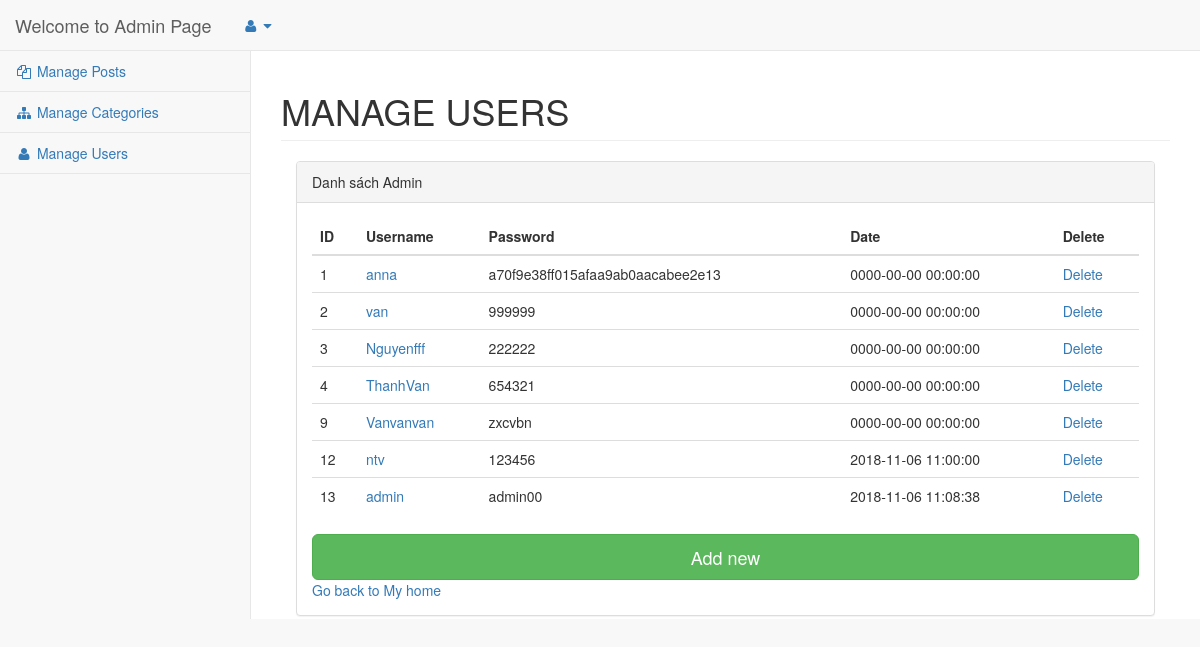
/baitapthuchanh_html/Admin/users/index.php, run on the app's committed database.
### tables this page shows
CREATE TABLE `users` (
  `id` int(15) NOT NULL,
  `username` varchar(255) NOT NULL,
  `password` varchar(255) NOT NULL,
  `created_time` datetime NOT NULL
);

### baitapthuchanh_html/Apps/Libs/Router.php (called while the page is built, shortened)
<?php
class Apps_Libs_Router {
    public function createUrl($url, $params = []){
        if($url)
            $params[self::PARAM_NAME] = $url;
        return $_SERVER['PHP_SELF'].'?'.http_build_query($params);
    }
}

### baitapthuchanh_html/Apps/Libs/DbConnection.php (called while the page is built, shortened)
<?php
class Apps_Libs_DbConnection{
    protected $host = 'localhost';
    protected $userName = 'root';
    protected $passWord = '';
    protected $database = 'baitapthuchanh_html';
    protected $queryParams = [];
    protected $tablename;
    protected static $connectionInstance=null;
    public function connect() {
        if(self::$connectionInstance===null){
            try{
                self::$connectionInstance= new PDO('mysql:host='.$this-> host . ';dbname='.$this->database,$this->userName, $this->passWord);
                self::$connectionInstance->setAttribute(PDO::ATTR_ERRMODE, PDO::ERRMODE_EXCEPTION);
            } catch (Exception $ex) {
                echo "ERROR".$ex->getMessage;
                die();
            }
        }
        return self::$connectionInstance;
    }
    public function query($sql, $param = []){
        $q = self::$connectionInstance->prepare($sql);
        if(is_array($param) && $param){
            $q->execute($param);
        }else{
            $q->execute();
        }
        return $q;
    }
    public function buildQueryParams($params){
        $default=[
            "select" => "*",
            "where" => "",
            "other" => "",
            "params" => "",
            "field" => "",
            "value" => [],
            "join" => ""
        ];
        $this->queryParams = array_merge($default,$params);
        return $this;
    }
    public function buildCondition($Condition){
        return "";
    }
    public function select(){
        $sql = "select ".$this->queryParams["select"]." from ".$this->tablename." ".$this->queryParams["join"]." ".
                $this->buildCondition($this->queryParams["where"])." ".$this->queryParams["other"];
        $query = $this->query($sql,$this->queryParams["params"]);
        return $query->fetchAll(PDO::FETCH_ASSOC);
    }
}

### baitapthuchanh_html/Admin/users/index.php (the view, shortened to what this page needs)
<?php
$u = new Apps_Models_Users();
$user = new Apps_Libs_UserIdentity();
$query = $u->buildQueryParams([])->select();
$router = new Apps_Libs_Router();
?>
<!DOCTYPE html>
<html lang="en">
    <head>
        <link href="../startbootstrap-sb-admin-2-gh-pages/vendor/bootstrap/css/bootstrap.min.css" rel="stylesheet">
        <link href="../startbootstrap-sb-admin-2-gh-pages/vendor/metisMenu/metisMenu.min.css" rel="stylesheet">
        <link href="../startbootstrap-sb-admin-2-gh-pages/vendor/datatables-plugins/dataTables.bootstrap.css" rel="stylesheet">
        <link href="../startbootstrap-sb-admin-2-gh-pages/vendor/datatables-responsive/dataTables.responsive.css" rel="stylesheet">
        <link href="../startbootstrap-sb-admin-2-gh-pages/dist/css/sb-admin-2.css" rel="stylesheet">
        <link href="../startbootstrap-sb-admin-2-gh-pages/vendor/font-awesome/css/font-awesome.min.css" rel="stylesheet" type="text/css">
    </head>
    <body>
        <div id="wrapper">
            <nav class="navbar navbar-default navbar-static-top" role="navigation" style="margin-bottom: 0">
                <div class="navbar-header">
                    <a class="navbar-brand" href="#">Welcome to Admin Page <?php echo $user->getSESSION("username") ?></a>
                </div>
                <ul class="nav navbar-top-links navbar-left">
                    <li class="dropdown">
                        <a class="dropdown-toggle" data-toggle="dropdown" href="#">
                            <i class="fa fa-user fa-fw"></i> <i class="fa fa-caret-down"></i>
                        </a>
                    </li>
                </ul>
                <div class="navbar-default sidebar" role="navigation">
                    <div class="sidebar-nav navbar-collapse">
                        <ul class="nav" id="side-menu">
                            <li>
                                <a href="<?= $router->createUrl('posts/index') ?>"><i class="fa fa-files-o fa-fw"></i> Manage Posts</a>
                            </li>
                            <li>
                                <a href="<?= $router->createUrl('categories/index') ?>"><i class="fa fa-sitemap fa-fw"></i> Manage Categories</a>
                            </li>
                            <li>
                                <a href="<?= $router->createUrl('users/index') ?>"><i class="fa fa-user fa-fw"></i> Manage Users</a>
                            </li>
                        </ul>
                    </div>
                </div>
            </nav>
            <div id="page-wrapper">
                <div class="row">
                    <div class="col-lg-12">
                        <h1 class="page-header">MANAGE USERS</h1>
                    </div>
                </div>
                <div class="col-lg-12">
                    <div class="panel panel-default">
                        <div class="panel-heading">
                            Danh sách Admin
                        </div>
                        <div class="panel-body">
                            <div class="table-responsive">
                                <table width="100%" class="table">
                                    <thead>
                                        <tr>
                                            <th>ID</th>
                                            <th>Username</th>
                                            <th>Password</th>
                                            <th>Date</th>
                                            <th>Delete</th>
                                        </tr>
                                    </thead>
                                    <tbody>
                                        <?php foreach($query as $row){?>
                                            <tr>
                                                <td><?= $row['id'] ?></td>
                                                <td><a href="<?= $router->createUrl("users/detail", ["id"=> $row["id"]]) ?>"><?= $row['username'] ?></a></td>
                                                <td><?= $row["password"] ?></td>
                                                <td><?= $row["created_time"] ?></td>
                                                <td><a href="<?= $router->createUrl("users/delete", ["id"=> $row["id"]]) ?>">Delete</a></td>
                                            </tr>
                                        <?php } ?>
                                    </tbody>
                                </table>
                            </div>
                            <a class="btn btn-lg btn-success btn-block" href="<?= $router->createUrl("users/detail") ?>">Add new</a>
                            <a href="<?= $router->createUrl("home") ?>">Go back to My home</a>
                        </div>
                    </div>
                </div>
            </div>
        </div>
</body>
</html>

### data on the page
users: id "1", username "anna", password "a70f9e38ff015afaa9ab0aacabee2e13", created_time "0000-00-00 00:00:00"
users: id "2", username "van", password "999999", created_time "0000-00-00 00:00:00"
users: id "3", username "Nguyenfff", password "222222", created_time "0000-00-00 00:00:00"
users: id "4", username "ThanhVan", password "654321", created_time "0000-00-00 00:00:00"
users: id "9", username "Vanvanvan", password "zxcvbn", created_time "0000-00-00 00:00:00"
users: id "12", username "ntv", password "123456", created_time "2018-11-06 11:00:00"
users: id "13", username "admin", password "admin00", created_time "2018-11-06 11:08:38"
